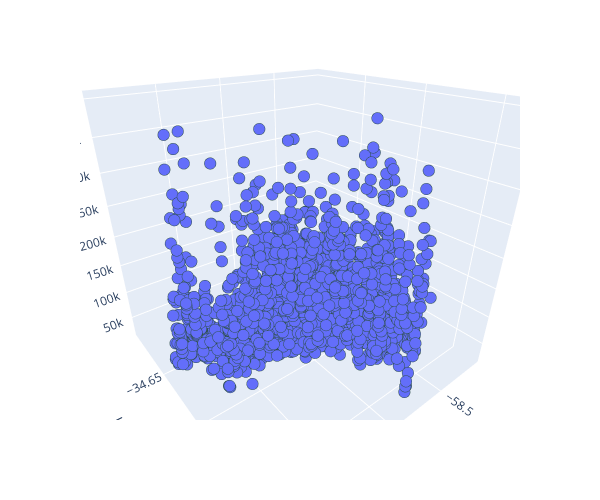

Notebook cell for this chart:
### Code cell
fig = px.scatter_3d(
    df,
    x="lon",
    y="lat",
    z="price_aprox_usd",
    labels={"lon": "longitude", "lat": "latitude", "price_aprox_usd": "price"},
    width=600,
    height=500,
)

# # Create x and y coordinates for model representation
# x_plane = np.linspace(df["lon"].min(), df["lon"].max(), 10)
# y_plane = np.linspace(df["lat"].min(), df["lat"].max(), 10)
# xx, yy = np.meshgrid(x_plane, y_plane)

# # Use model to predict z coordinates
# # z_plane = modelrt.predict(pd.DataFrame({"lat": y_plane, "lon": x_plane,}))
# # zz = np.tile(z_plane, (10, 1))

# # Add plane to figure
# fig.add_trace(go.Surface(x=xx, y=yy, z=zz))

# Refine formatting
fig.update_traces(
    marker={"size": 4, "line": {"width": 2, "color": "DarkSlateGrey"}},
    selector={"mode": "markers"},
)

# Display figure
fig.show()

### Figure 1 — Plotly figure (JSON) as saved in the notebook; plotly's stock layout.template omitted (floating-point values rounded to 4 significant figures; data arrays with more than 128 entries replaced by an {"elided": "..."} marker saying what was removed)
{"data": [{"hovertemplate": "longitude=%{x}<br>latitude=%{y}<br>price=%{z}<extra></extra>", "legendgroup": "", "marker": {"color": "#636efa", "line": {"color": "DarkSlateGrey", "width": 2}, "size": 4, "symbol": "circle"}, "mode": "markers", "name": "", "scene": "scene", "showlegend": false, "type": "scatter3d", "x": {"elided": "2658 float values"}, "y": {"elided": "2658 float values"}, "z": {"elided": "2658 float values"}}], "layout": {"height": 500, "legend": {"tracegroupgap": 0}, "margin": {"t": 60}, "scene": {"aspectmode": "auto", "aspectratio": {"x": 1, "y": 1, "z": 1}, "camera": {"center": {"x": 0, "y": 0, "z": 0}, "eye": {"x": 0.8595, "y": 1.083, "z": 0.7206}, "projection": {"type": "perspective"}, "up": {"x": 0.005691, "y": -0.0045, "z": 1.0}}, "domain": {"x": [0, 1], "y": [0, 1]}, "xaxis": {"title": {"text": "longitude"}, "type": "linear"}, "yaxis": {"title": {"text": "latitude"}, "type": "linear"}, "zaxis": {"title": {"text": "price"}, "type": "linear"}}, "width": 600}}
